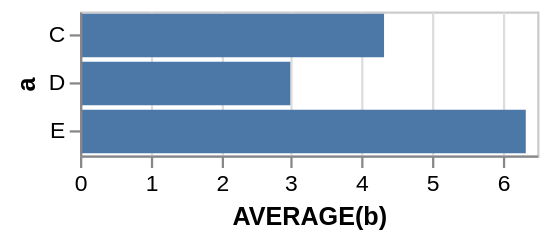

Here is the Vega-Lite specification saved for this chart:
### Vega specification from a JSON file in a GitHub repository (floating-point values rounded to 4 significant figures)
{"$schema": "https://vega.github.io/schema/vega/v3.0.json", "autosize": "pad", "padding": 5, "encode": {"update": {"stroke": {"value": "#ccc"}, "fill": {"value": "transparent"}}}, "data": [{"name": "source_0", "values": [{"a": "C", "b": 2}, {"a": "C", "b": 7}, {"a": "C", "b": 4}, {"a": "D", "b": 1}, {"a": "D", "b": 2}, {"a": "D", "b": 6}, {"a": "E", "b": 8}, {"a": "E", "b": 4}, {"a": "E", "b": 7}]}, {"name": "data_0", "source": "source_0", "transform": [{"type": "formula", "expr": "toNumber(datum[\"b\"])", "as": "b"}, {"type": "aggregate", "groupby": ["a"], "ops": ["average"], "fields": ["b"], "as": ["average_b"]}]}], "signals": [{"name": "width", "update": "200"}, {"name": "height", "update": "bandspace(domain('y').length, 0.1, 0.05) * 21"}], "marks": [{"name": "marks", "type": "rect", "role": "bar", "from": {"data": "data_0"}, "encode": {"update": {"x": {"scale": "x", "field": "average_b"}, "x2": {"scale": "x", "value": 0}, "y": {"scale": "y", "field": "a"}, "height": {"scale": "y", "band": true}, "fill": {"value": "#4c78a8"}}}}], "scales": [{"name": "x", "type": "linear", "domain": {"data": "data_0", "field": "average_b"}, "range": [0, 200], "round": true, "nice": true, "zero": true}, {"name": "y", "type": "band", "domain": {"data": "data_0", "field": "a", "sort": true}, "range": {"step": 21}, "round": true, "paddingInner": 0.1, "paddingOuter": 0.05}], "axes": [{"scale": "x", "labelOverlap": true, "orient": "bottom", "tickCount": 5, "title": "AVERAGE(b)", "zindex": 1}, {"scale": "x", "domain": false, "grid": true, "labels": false, "orient": "bottom", "tickCount": 5, "ticks": false, "zindex": 0, "gridScale": "y"}, {"scale": "y", "orient": "left", "title": "a", "zindex": 1}]}
